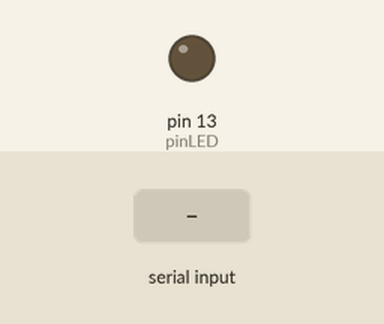
This sketch was run on a simulated Arduino Uno, built with avr-gcc and run on an emulated ATmega328P. Parts: output pins drawn as LEDs (lit = HIGH). The inputs (shaded band) are chosen by the test bench.

Above: at 1.2 s.
1.3 s: "1" received over Serial
At 2.5 s:
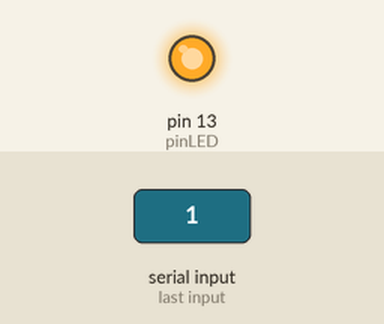
Timing chart, 0 to 7.8 s (numbered marks = the images above; inputs shaded):
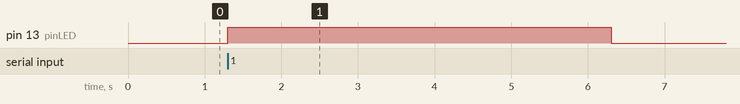

Measured:
- after the input at 1.3 s, pin 13 (pinLED): LOW → HIGH at once, → LOW 5.0 s later

The sketch:

proyectocontrol.ino
```cpp
const int pinLED = 13;

void setup()
{
   Serial.begin(9600);
   pinMode(pinLED, OUTPUT);
}

void loop()
{
   if (Serial.available()>0)
   {
      char option = Serial.read();
      if (option == '1')
      {
            digitalWrite(pinLED, HIGH);
            delay(5000);
            digitalWrite(pinLED, LOW);
            //delay(200);
      }
      if (option == '0'){
          digitalWrite(pinLED, LOW);
      }
   }
}
```
